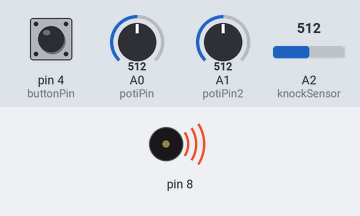
A sketch run on a simulated Arduino Uno, built with avr-gcc and run on an emulated ATmega328P. Parts: buzzer (waves = sounding). The test bench sets the inputs (shaded band); at power-on: pin 4 (buttonPin) LOW, A0 (potiPin) = 512, A1 (potiPin2) = 512, A2 (knockSensor) = 512. What the sketch prints to the serial monitor is not drawn.

Above: at 0.1 s.
At 2.2 s:
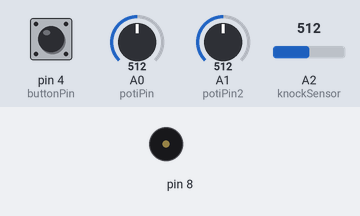
Timing chart, 0 to 3.7 s (numbered marks = the images above):
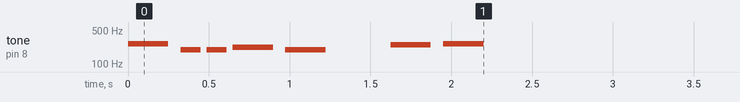

The sketch:

Januar_Arduino_2018.ino
```cpp
/*
 * 1. Find the Song for the Speakers
 * 2. Put the 2 codes in this example
 *
 */

#include "pitches.h"
//speaker should be conected with pin 8
const int potiPin = A0;
const int buttonPin = 4;
const int potiPin2 = A1;
const int knockSensor =A2;
byte val =0;
int statePin = LOW;
int THRESHOLD =1; //LOW TO 100 TO 1


int melody[] = {
  NOTE_C4, NOTE_G3, NOTE_G3, NOTE_A3, NOTE_G3, 0, NOTE_B3, NOTE_C4
};
int noteDurations[] = {
  4, 8, 8, 4, 4, 4, 4, 4
};
int serialValue = 0;
int buttonState = 0;
int serialValue2 = 0;

void setup() {
  pinMode(potiPin, INPUT);
  pinMode(buttonPin, INPUT);
  pinMode(potiPin2, INPUT);

  Serial.begin(9600);

for (int thisNote = 0; thisNote < 8; thisNote++) {

    // to calculate the note duration, take one second divided by the note type.
    //e.g. quarter note = 1000 / 4, eighth note = 1000/8, etc.
    int noteDuration = 1000 / noteDurations[thisNote];
    tone(8, melody[thisNote], noteDuration);

    // to distinguish the notes, set a minimum time between them.
    // the note's duration + 30% seems to work well:
    int pauseBetweenNotes = noteDuration * 1.30;
    delay(pauseBetweenNotes);
    // stop the tone playing:
    noTone(8);
  }
}

void loop() {
  readWord();

  serialValue = analogRead(potiPin);
  serialValue = map(serialValue, 0, 1023, 0, 255);

  serialValue2 = analogRead(potiPin2);
  serialValue2 = map(serialValue2, 0, 1023, 0, 255);

  //BUTTON INFO
  buttonState = digitalRead(buttonPin);

  String value1 = "";
  String value2 = (String)serialValue;
  String value3 = (String)serialValue2;

  //BUTTON VALUE
  if (buttonState == HIGH) {
    value1 = "0";
  } else {
    value1 = "1";
  }

  /*
    //POTI VALUE
    Serial.write((byte)serialValue); */

  String out = "";
  out = value1 + "A" + value2 + "B" + value3;
  Serial.println(out);

  /*
    Serial.write(value1));
    Serial.write(value2);
    Serial.write((byte)'\n');
    Serial.write("hello world");
  */


}

void readWord(){
for (int i = 0; i < 6; i++) {
    val = analogRead(knockSensor);
    if (val >= THRESHOLD) {
      Serial.print("1");
    }
    else {
      Serial.print ("0");
    }
    delay(4);
  }
  Serial.println();
 delay(20);

}
```
